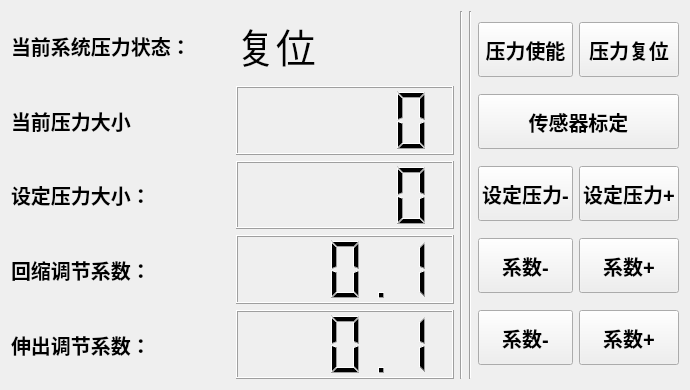
<?xml version="1.0" encoding="UTF-8"?>
<ui version="4.0">
 <class>supportClass</class>
 <widget class="QWidget" name="supportClass">
  <property name="geometry">
   <rect>
    <x>0</x>
    <y>0</y>
    <width>690</width>
    <height>390</height>
   </rect>
  </property>
  <property name="minimumSize">
   <size>
    <width>690</width>
    <height>390</height>
   </size>
  </property>
  <property name="maximumSize">
   <size>
    <width>690</width>
    <height>590</height>
   </size>
  </property>
  <property name="contextMenuPolicy">
   <enum>Qt::ActionsContextMenu</enum>
  </property>
  <property name="windowTitle">
   <string>support</string>
  </property>
  <property name="autoFillBackground">
   <bool>false</bool>
  </property>
  <layout class="QHBoxLayout" name="horizontalLayout" stretch="5,0,0,1">
   <item>
    <layout class="QGridLayout" name="gridLayout" rowstretch="1,1,1,1,1">
     <item row="0" column="0">
      <widget class="QLabel" name="label_2">
       <property name="font">
        <font>
         <pointsize>15</pointsize>
         <weight>75</weight>
         <bold>true</bold>
        </font>
       </property>
       <property name="text">
        <string>当前系统压力状态：</string>
       </property>
      </widget>
     </item>
     <item row="0" column="1">
      <widget class="QLabel" name="labelSystemStatsu">
       <property name="font">
        <font>
         <pointsize>30</pointsize>
        </font>
       </property>
       <property name="text">
        <string>复位</string>
       </property>
      </widget>
     </item>
     <item row="1" column="0">
      <widget class="QLabel" name="label">
       <property name="font">
        <font>
         <pointsize>15</pointsize>
         <weight>75</weight>
         <bold>true</bold>
        </font>
       </property>
       <property name="text">
        <string>当前压力大小</string>
       </property>
      </widget>
     </item>
     <item row="2" column="0">
      <widget class="QLabel" name="label_3">
       <property name="font">
        <font>
         <pointsize>15</pointsize>
         <weight>75</weight>
         <bold>true</bold>
        </font>
       </property>
       <property name="text">
        <string>设定压力大小：</string>
       </property>
      </widget>
     </item>
     <item row="3" column="0">
      <widget class="QLabel" name="label_7">
       <property name="font">
        <font>
         <pointsize>15</pointsize>
         <weight>75</weight>
         <bold>true</bold>
        </font>
       </property>
       <property name="text">
        <string>回缩调节系数：</string>
       </property>
      </widget>
     </item>
     <item row="4" column="0">
      <widget class="QLabel" name="label_4">
       <property name="font">
        <font>
         <pointsize>15</pointsize>
         <weight>75</weight>
         <bold>true</bold>
        </font>
       </property>
       <property name="text">
        <string>伸出调节系数：</string>
       </property>
      </widget>
     </item>
     <item row="1" column="1">
      <widget class="QLCDNumber" name="lcdPressureNow">
       <property name="minimumSize">
        <size>
         <width>0</width>
         <height>48</height>
        </size>
       </property>
       <property name="font">
        <font>
         <pointsize>15</pointsize>
        </font>
       </property>
      </widget>
     </item>
     <item row="2" column="1">
      <widget class="QLCDNumber" name="lcdPressureSet">
       <property name="minimumSize">
        <size>
         <width>0</width>
         <height>48</height>
        </size>
       </property>
       <property name="font">
        <font>
         <pointsize>15</pointsize>
        </font>
       </property>
      </widget>
     </item>
     <item row="3" column="1">
      <widget class="QLCDNumber" name="lcdCoefficient2">
       <property name="minimumSize">
        <size>
         <width>0</width>
         <height>48</height>
        </size>
       </property>
       <property name="font">
        <font>
         <pointsize>15</pointsize>
        </font>
       </property>
       <property name="smallDecimalPoint">
        <bool>false</bool>
       </property>
       <property name="segmentStyle">
        <enum>QLCDNumber::Filled</enum>
       </property>
       <property name="value" stdset="0">
        <double>0.100000000000000</double>
       </property>
      </widget>
     </item>
     <item row="4" column="1">
      <widget class="QLCDNumber" name="lcdCoefficient">
       <property name="minimumSize">
        <size>
         <width>0</width>
         <height>48</height>
        </size>
       </property>
       <property name="font">
        <font>
         <pointsize>15</pointsize>
        </font>
       </property>
       <property name="value" stdset="0">
        <double>0.100000000000000</double>
       </property>
      </widget>
     </item>
    </layout>
   </item>
   <item>
    <widget class="Line" name="line_2">
     <property name="orientation">
      <enum>Qt::Vertical</enum>
     </property>
    </widget>
   </item>
   <item>
    <widget class="Line" name="line">
     <property name="orientation">
      <enum>Qt::Vertical</enum>
     </property>
    </widget>
   </item>
   <item>
    <layout class="QGridLayout" name="gridLayout_2">
     <item row="0" column="0">
      <widget class="QPushButton" name="buttonSystemEnable">
       <property name="minimumSize">
        <size>
         <width>0</width>
         <height>55</height>
        </size>
       </property>
       <property name="font">
        <font>
         <pointsize>15</pointsize>
         <weight>75</weight>
         <bold>true</bold>
        </font>
       </property>
       <property name="text">
        <string>压力使能</string>
       </property>
      </widget>
     </item>
     <item row="0" column="1">
      <widget class="QPushButton" name="buttonSystemReset">
       <property name="minimumSize">
        <size>
         <width>0</width>
         <height>55</height>
        </size>
       </property>
       <property name="font">
        <font>
         <pointsize>15</pointsize>
         <weight>75</weight>
         <bold>true</bold>
        </font>
       </property>
       <property name="text">
        <string>压力复位</string>
       </property>
      </widget>
     </item>
     <item row="1" column="0" colspan="2">
      <widget class="QPushButton" name="buttonSensorZero">
       <property name="minimumSize">
        <size>
         <width>0</width>
         <height>55</height>
        </size>
       </property>
       <property name="font">
        <font>
         <pointsize>15</pointsize>
         <weight>75</weight>
         <bold>true</bold>
        </font>
       </property>
       <property name="text">
        <string>传感器标定</string>
       </property>
      </widget>
     </item>
     <item row="2" column="0">
      <widget class="QPushButton" name="buttonPressureDown">
       <property name="minimumSize">
        <size>
         <width>0</width>
         <height>55</height>
        </size>
       </property>
       <property name="font">
        <font>
         <pointsize>15</pointsize>
         <weight>75</weight>
         <bold>true</bold>
        </font>
       </property>
       <property name="text">
        <string>设定压力-</string>
       </property>
      </widget>
     </item>
     <item row="2" column="1">
      <widget class="QPushButton" name="buttonPressureUp">
       <property name="minimumSize">
        <size>
         <width>0</width>
         <height>55</height>
        </size>
       </property>
       <property name="font">
        <font>
         <pointsize>15</pointsize>
         <weight>75</weight>
         <bold>true</bold>
        </font>
       </property>
       <property name="text">
        <string>设定压力+</string>
       </property>
      </widget>
     </item>
     <item row="3" column="0">
      <widget class="QPushButton" name="buttonCoefficientDown">
       <property name="minimumSize">
        <size>
         <width>0</width>
         <height>55</height>
        </size>
       </property>
       <property name="font">
        <font>
         <pointsize>15</pointsize>
         <weight>75</weight>
         <bold>true</bold>
        </font>
       </property>
       <property name="text">
        <string>系数-</string>
       </property>
      </widget>
     </item>
     <item row="3" column="1">
      <widget class="QPushButton" name="buttonCoefficientUp">
       <property name="minimumSize">
        <size>
         <width>0</width>
         <height>55</height>
        </size>
       </property>
       <property name="font">
        <font>
         <pointsize>15</pointsize>
         <weight>75</weight>
         <bold>true</bold>
        </font>
       </property>
       <property name="text">
        <string>系数+</string>
       </property>
      </widget>
     </item>
     <item row="4" column="0">
      <widget class="QPushButton" name="buttonCoefficient2Down">
       <property name="minimumSize">
        <size>
         <width>0</width>
         <height>55</height>
        </size>
       </property>
       <property name="font">
        <font>
         <pointsize>15</pointsize>
         <weight>75</weight>
         <bold>true</bold>
        </font>
       </property>
       <property name="text">
        <string>系数-</string>
       </property>
      </widget>
     </item>
     <item row="4" column="1">
      <widget class="QPushButton" name="buttonCoefficient2Up">
       <property name="minimumSize">
        <size>
         <width>0</width>
         <height>55</height>
        </size>
       </property>
       <property name="font">
        <font>
         <pointsize>15</pointsize>
         <weight>75</weight>
         <bold>true</bold>
        </font>
       </property>
       <property name="text">
        <string>系数+</string>
       </property>
      </widget>
     </item>
    </layout>
   </item>
  </layout>
 </widget>
 <layoutdefault spacing="6" margin="11"/>
 <resources/>
 <connections/>
 <slots>
  <slot>onbuton()</slot>
 </slots>
</ui>
